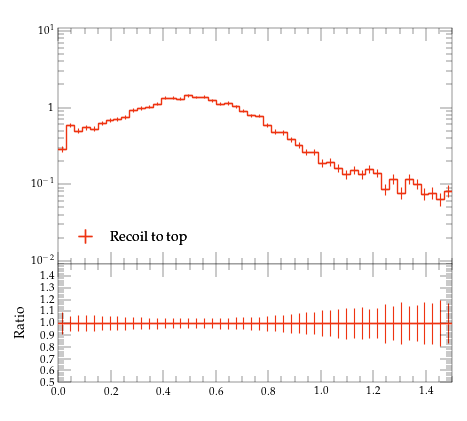

This figure's Python source:
#! /usr/bin/env python

# This Python script was auto-generated using YODA v2.0.2.
# Analysis object: /MC_HFJETS_TEST/efracC
# Timestamp: 30-07-2026 (13:09:52)

import matplotlib as mpl
import matplotlib.pyplot as plt
mpl.use('Agg') # comment out for interactive use
import os
import numpy as np

plotDir = os.path.split(os.path.realpath(__file__))[0]
if 'YODA_USER_PLOT_PATH' in globals():
    plot_outdir = globals()['YODA_USER_PLOT_PATH']
else:
    plot_outdir = plotDir

#plot style
plt.style.use(os.path.join(plotDir, '../default.mplstyle'))
# plot metadata
figW, figH = plt.rcParams['figure.figsize']
ax_xLabel = r''
ax_yLabel = r''
ax_title  = r''
ax_xScale = 'linear'
ax_yScale = 'log'
xLims = (0.0, 1.5)
yLims = (0.009000000000000001, 11.0)

# TeX-friendly labels for the legend
labels = {
    'legend' : ([ r"Recoil to top" ], r""),
}

# Adjust canvas width and height
canvasW = 10.0
canvasH = 9.0
figW *= canvasW/10.
figH *= canvasH/9.

# Create figure and axis objects
fig, (ax, ratio0_ax) = plt.subplots(2, 1, sharex=True,
                  figsize=(figW,figH), gridspec_kw={'height_ratios': (6.0, 3.0)})

# Set figure margins
plt.subplots_adjust(
    left   = 1.0 * plt.rcParams['figure.subplot.left'],
    right  = 1.0 * plt.rcParams['figure.subplot.right'],
    top    = 1.0 * plt.rcParams['figure.subplot.top'],
    bottom = 1.0 * plt.rcParams['figure.subplot.bottom'])

ratio0_ax.yaxis.set_major_locator(mpl.ticker.MultipleLocator(0.1))
ratio0_ax.set_ylim(0.5, 1.4999)
ratio0_ax.set_ylabel('Ratio')

# the numerical data is stored in a separate file
dataf = dict()
prefix = os.path.split(__file__)[0]
if prefix:    prefix = prefix + '/'
exec(open(prefix+'efracC__data.py').read(), dataf)


legend_handles = dict() # keep track of handles for the legend

# style options for curves
# starts at zorder>=5 to draw curve on top of legend
styles = {
  'recoil_t': {
    'color' : '#EE3311',
    'linestyle' : '-',
    'linewidth' : 1,
    'marker' : 'none',
    'markersize' : 2,
    'capsize' : 0.0,
    'zorder' : 5,
    'histstyle' : 1,
    'drawstyle' : 'steps-pre',
    'xerrorbars' : 1,
    'yerrorbars' : 1,
    'fillcolor' : None,
    'fillopacity' : 1.0,
    'ratio0_linestyle' : '-',
    'ratio0_linewidth' : 1,
    'ratio0_marker' : 'none',
    'ratio0_markersize' : 2,
    'ratio0_capsize' : 0.0,
    'ratio0_zorder' : 5,
    'ratio0_histstyle' : 1,
    'ratio0_drawstyle' : 'steps-pre',
    'ratio0_xerrorbars' : 1,
    'ratio0_yerrorbars' : 1,
  },
}

# curve from input yoda files in main panel
for label, yvals in dataf['yvals'].items():
    if all(np.isnan(v) for v in dataf['yvals'][label]):
        continue
    tmp = None
    if styles[label]['histstyle']: # draw as histogram
        xpos = dataf['xedges'][label] if styles[label]['drawstyle'] else dataf['xpoints'][label]
        ypos = np.insert(yvals, 0, yvals[0]) if styles[label]['drawstyle'] else yvals
        if styles[label]['fillcolor']: # fill area below curve
            ax.fill_between(xpos, ypos, step='pre',
                            color=styles[label]['fillcolor'],
                            alpha=styles[label]['fillopacity'])
        tmp, = ax.plot(xpos, ypos,
                       color=styles[label]['color'],
                       linestyle=styles[label]['linestyle'],
                       linewidth=styles[label]['linewidth'],
                       drawstyle=styles[label]['drawstyle'], solid_joinstyle='miter',
                       zorder=styles[label]['zorder'], label=label)
    tmp = ax.errorbar(dataf['xpoints'][label], yvals,
                      xerr=np.array(dataf['xerrs'][label])*styles[label]['xerrorbars'],
                      yerr=np.array(dataf['yerrs'][label])*styles[label]['yerrorbars'],
                      fmt=styles[label]['marker'], capsize=styles[label]['capsize'],
                      markersize=styles[label]['markersize'],
                      ecolor=styles[label]['color'],
                      color=styles[label]['color'], zorder=styles[label]['zorder'])
    tmp[-1][0].set_linestyle(styles[label]['linestyle'])
    tmp[-1][0].set_linewidth(styles[label]['linewidth'])
    if label in dataf['add_legend_handle']:  legend_handles[label] = tmp
    for varLabel in dataf['variation_yvals'].keys():
        if varLabel.startswith(label):
            tmp, = ax.plot(dataf['xedges'][label], dataf['variation_yvals'][varLabel],
                           color=styles[label]['color'],
                           linestyle=styles[label]['linestyle'],
                           linewidth=styles[label]['linewidth'],
                           drawstyle='steps-pre', solid_joinstyle='miter',
                           zorder=styles[label]['zorder'], alpha=0.5)


# plots on ratio panel
# curve from input yoda files in ratio panel
for label, yvals in dataf['ratio0_yvals'].items():
    if all(np.isnan(v) for v in yvals):
        continue
    if styles[label]['ratio0_histstyle']: # plot as histogram
        xpos = dataf['xedges']['recoil_t'] if styles[label]['ratio0_drawstyle'] else dataf['xpoints']['recoil_t']
        ypos = np.insert(yvals, 0, yvals[0]) if styles[label]['ratio0_drawstyle'] else yvals
        ratio0_ax.plot(xpos, ypos,
                       color=styles[label]['color'],
                       linewidth=styles[label]['linewidth'],
                       linestyle=styles[label]['ratio0_linestyle'],
                       drawstyle=styles[label]['ratio0_drawstyle'], zorder=styles[label]['zorder'],
                       solid_joinstyle='miter')
    tmp = ratio0_ax.errorbar(dataf['xpoints']['recoil_t'], yvals,
                             xerr=np.array(dataf['ref_xerrs'])*styles[label]['ratio0_xerrorbars'],
                             yerr=np.array(dataf['ratio0_yerrs'][label])*styles[label]['ratio0_yerrorbars'],
                             fmt=styles[label]['ratio0_marker'], capsize=styles[label]['ratio0_capsize'],
                             markersize=styles[label]['ratio0_markersize'],
                             ecolor=styles[label]['color'],
                             color=styles[label]['color'])
    tmp[-1][0].set_linestyle(styles[label]['ratio0_linestyle'])
    tmp[-1][0].set_linewidth(styles[label]['ratio0_linewidth'])

    for varlabel in dataf['ratio0_variation_vals'].keys():
        if varlabel.startswith(label):
            ratio0_ax.plot(dataf['xedges']['recoil_t'],
                            dataf['ratio0_variation_vals'][varlabel],
                            color=styles[label]['color'],
                            linestyle=styles[label]['linestyle'],
                            linewidth=styles[label]['linewidth'],
                            drawstyle='steps-pre', solid_joinstyle='miter',
                            zorder=1, alpha=0.5)

legend_items = list(legend_handles.values())
ax.add_artist(ax.legend(legend_items,
                        labels['legend'][0],
                        title=labels['legend'][1],
                        alignment='left',
                        loc='lower left',
                        bbox_to_anchor=(0.0, 0.03)))

# set plot metadata as defined above
ratio0_ax.set_xlabel(ax_xLabel)
ratio0_ax.xaxis.set_label_coords(1., -0.15)
ax.set_ylabel(ax_yLabel, ha='right', va='top')
ax.yaxis.set_label_coords(-0.11, 1.0)
ax.set_title(ax_title, loc='left')
ax.set_xscale(ax_xScale)
ax.set_yscale(ax_yScale)
ax.set_xlim(xLims)
ax.set_ylim(yLims)

# tick formatting
plt.rcParams['xtick.top'] = True
plt.rcParams['ytick.right'] = True
ax.yaxis.set_major_locator(mpl.ticker.LogLocator(base=10.0, numticks=np.inf))
ax.yaxis.set_minor_locator(mpl.ticker.LogLocator(
                           base=10.0, subs=np.arange(0.1, 1, 0.1), numticks=np.inf))
fig.align_ylabels((ax, ratio0_ax))
plt.savefig(os.path.join(plot_outdir, 'efracC.pdf'), format='PDF')
plt.savefig(os.path.join(plot_outdir, 'efracC.png'), format='PNG')

plt.close(fig)
